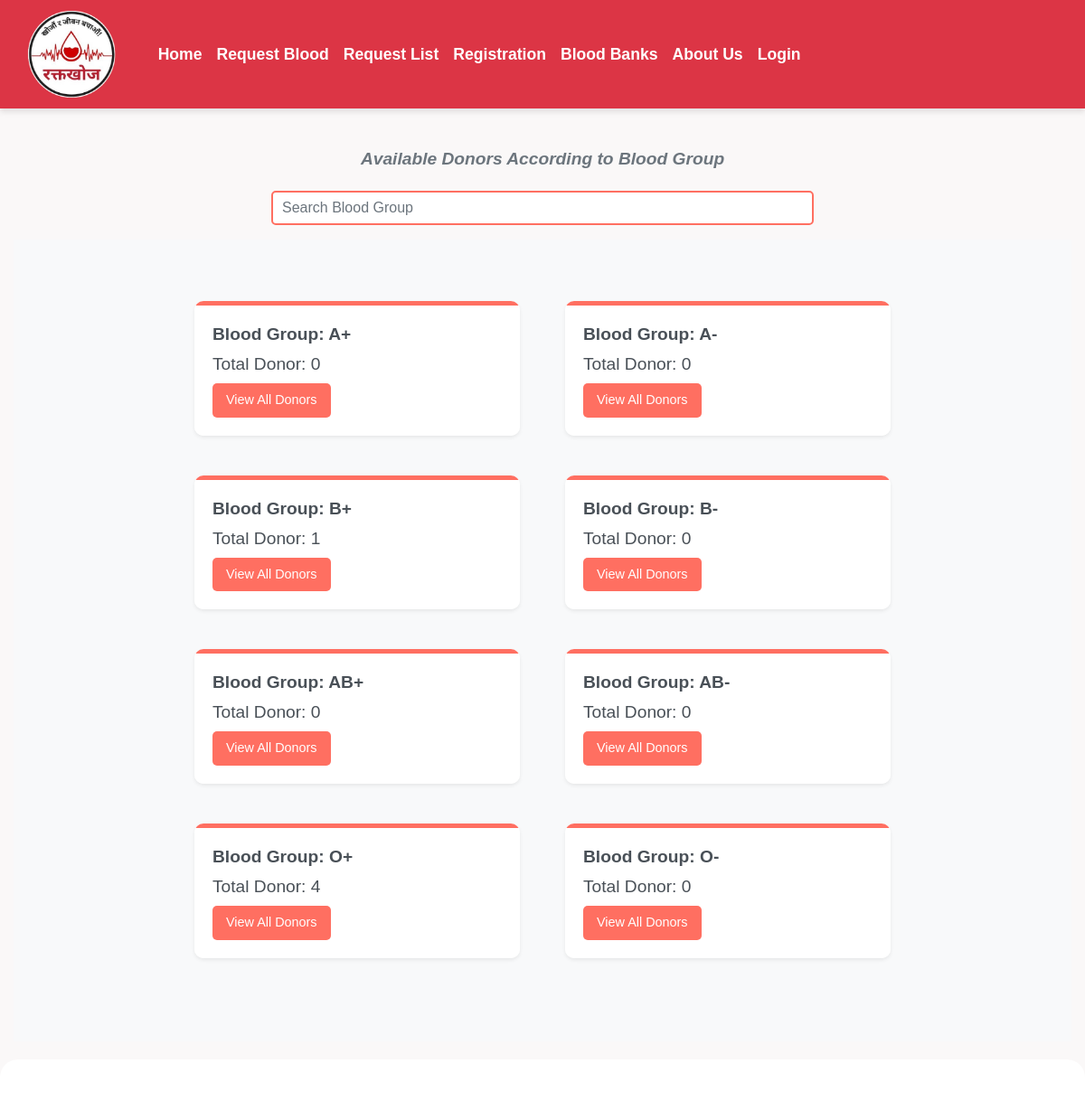
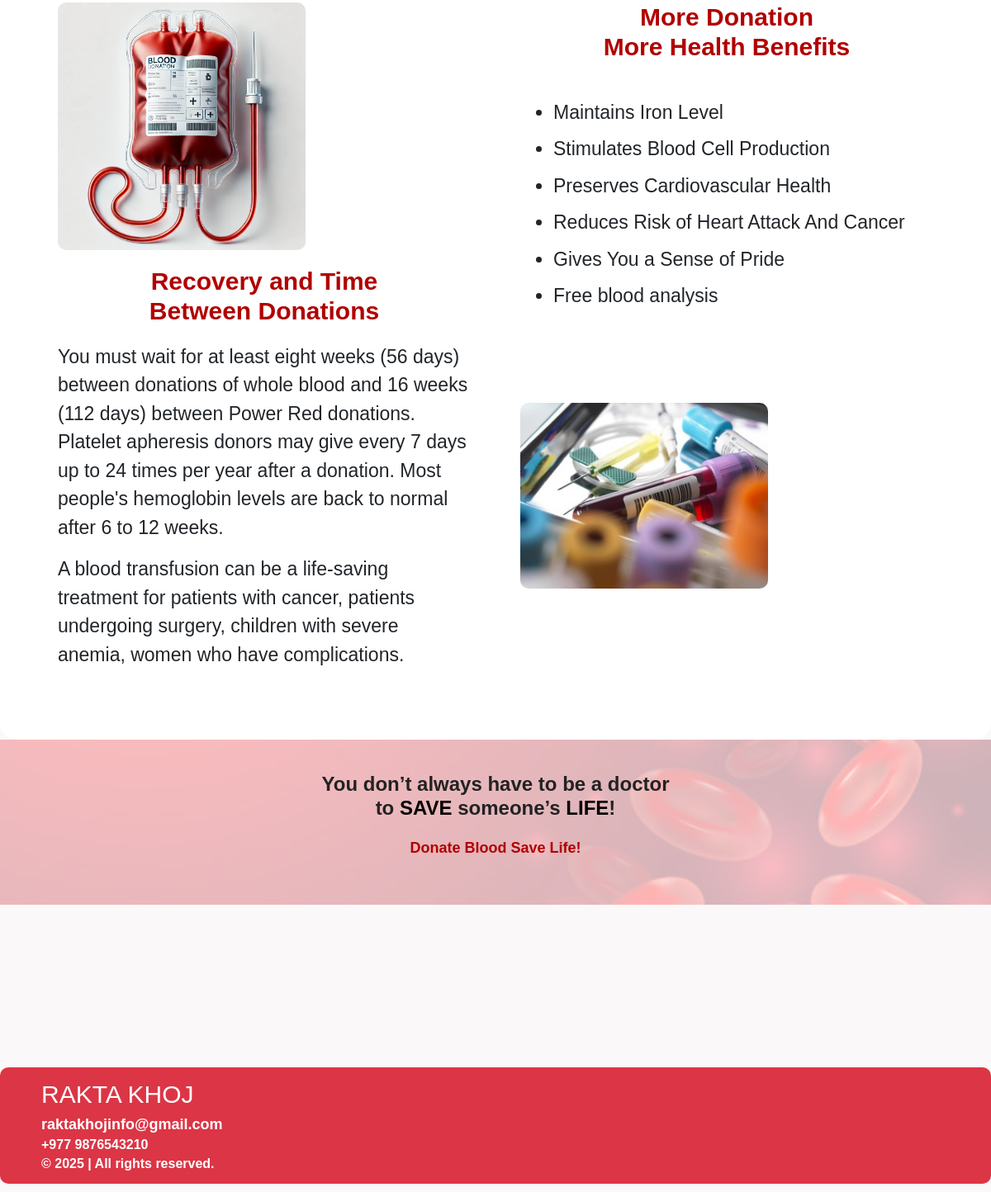
The page / on the database its author committed (2 pictures, top to bottom).
### home/models.py (models this page shows, shortened)
class BloodGroup(models.Model):
    name = models.CharField(max_length=5)

### home/views.py (the view)
# urls.py: path("", views.index, name="index"),
def index(request):
    all_group = BloodGroup.objects.annotate(total=Count('donor'))
    return render(request, "index.html", {'all_group': all_group})

### home/templates/index.html (shortened to what this page needs)
{% extends 'base.html' %}
{% load static %}
{% block body %}
<div class="container">
  <h1 class="text-center mb-4">Available Donors According to Blood Group</h1>
  <div class="input-group mb-3">
    <input type="text" id="searchBox" class="form-control" placeholder="Search Blood Group" aria-label="Search Blood Group">
  </div>
  <div class="album py-5 bg-light">
    <div class="container">
      <div class="row row-cols-1 row-cols-md-2 row-cols-lg-3 g-4">
        {% if all_group %}
          {% for i in all_group %}
          <div class="col">
            <div class="card mb-4 shadow-sm border-danger">
              <div class="card-body">
                <h3 class="card-text font-weight-bold">Blood Group: {{ i.name }}</h3>
                <h3 class="card-text">Total Donor: {{ i.total }}</h3>
                <div class="d-flex justify-content-between align-items-center">
                  <div class="btn-group">
                    <a href="/donors_list/{{ i.id }}/" class="btn btn-sm btn-outline-danger">View All Donors</a>
                  </div>
                </div>
              </div>
            </div>
          </div>
          {% endfor %}
        {% else %}
          <p class="text-center text-danger">No donors available at the moment.</p>
        {% endif %}
      </div>
    </div>
  </div>
</div>
<div class="container2">
        <div class="section left">
            <img src="{% static '\media\bloodbag.webp' %}" alt="Blood Bags">
            <h2>Recovery and Time <br>Between Donations</h2>
            <p>You must wait for at least eight weeks (56 days) between donations of whole blood and 16 weeks (112 days) between Power Red donations. Platelet apheresis donors may give every 7 days up to 24 times per year after a donation. Most people's hemoglobin levels are back to normal after 6 to 12 weeks.</p>
            <p class="info">A blood transfusion can be a life-saving treatment for patients with cancer, patients undergoing surgery, children with severe anemia, women who have complications.</p>
        </div>
        <div class="section right">
            <h2>More Donation <br>More Health Benefits</h2>
            <br>
            <ul>
                <li>Maintains Iron Level</li>
                <li>Stimulates Blood Cell Production</li>
                <li>Preserves Cardiovascular Health</li>
                <li>Reduces Risk of Heart Attack And Cancer</li>
                <li>Gives You a Sense of Pride</li>
                <li>Free blood analysis</li>
            </ul>
            <br>
            <br>
            <br>
            <br>
         <img src="{% static '\media\camp2.jpg'%}" alt="Facts and Stats">
        </div>
    </div>
       <div class="banner">
        <div class="content">
            <h1>You don’t always have to be a doctor <br> to <span>SAVE</span> someone’s <span>LIFE</span>!</h1>
            <p class="highlight">Donate Blood Save Life!</p>
        </div>
    </div>
{% endblock %}

### home/static/css/base.css (style rules this page uses)
body { font-family: 'Arial', sans-serif; background-color: #faf8f8; margin: 0; padding: 0; }

### rows shown on the page
BloodGroup: name "A+", total "0"
BloodGroup: name "A-", total "0"
BloodGroup: name "B+", total "1"
BloodGroup: name "B-", total "0"
BloodGroup: name "AB+", total "0"
BloodGroup: name "AB-", total "0"
BloodGroup: name "O+", total "4"
BloodGroup: name "O-", total "0"
